Frame 1 (no input): blank canvas, image omitted
Frame 60 (the mouse pressed at the canvas centre just before this capture): blank canvas, image omitted
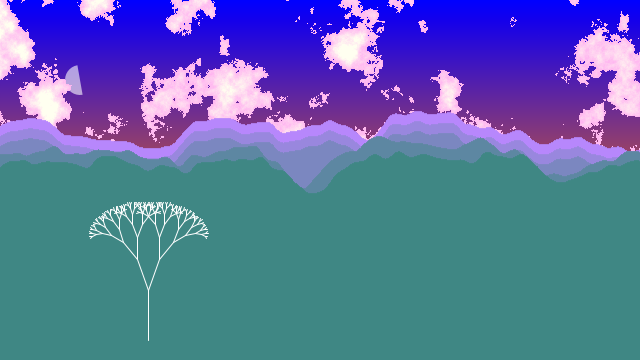
Frame 120 (the mouse held since frame 60 and released just before this capture)

The Processing sketch whose frames 1 and 60 were blank and that drew this single picture after the mouse press (run headless with seeded random() and noise(); from frame 60 on, the mouse is pressed at the canvas centre):

// Processing sketch: processing_9915
// ── processing_9915.pde

float theta;
float increment=.02;
float ran;
void setup(){
   size(640, 360);
  background(0);
}
void draw(){
  if (mousePressed){
  noiseDetail(8,0.65f);
  ran=random(width/2-130,width/2+130);
  for(int i=0; i<height/2; i++) {//sky
    stroke(i,i/2-10,255-i);
    line(0, i, width, i);
  }
  noStroke();
  for(int i=0; i<40; i+=1) {//stars
    fill(255,random(255));
    ellipse(random(width),random(height/2),0.1,0.1);
  }

  for(int i=0; i<50; i+=1) {//sun
    fill(250,226,10,255-(255/50)*i);
    ellipse(ran,height/2,40+i,40+i);
  }
  fill(255,150); //moon
  arc(80,80,30,30,radians(80),radians(260));
  loadPixels();
  float xoff = 0.0; // clouds
  for (int x = 0; x < width; x++) {
    xoff += increment;    
    float yoff = 0.0;   
    for (int y = 0; y < height/2; y++) {
      yoff += increment;
      float bright = noise(xoff,yoff)*255;
      if(bright>180){
        pixels[x+y*width] = color(255,bright,240);
      }
    }
  }
  updatePixels();
  noiseDetail(3,0.5);//mountains
  float noiseScale=0.02;
  for(int i=0;i<122;i+=30){ 
    float rand=random(100);
    for(int x=0; x < width; x++) {
      float noiseVal = noise((rand+x)*noiseScale,rand*noiseScale);
      stroke(183-((183-23)/120)*i,135-((135-124)/120)*i,252-((252-19)/120)*i);
      line(x, noiseVal*80+i/3+height/2-80, x, height);
     }
  }
  smooth();//tree
  stroke(255);
  float a = (random(640) / (float) width) * 90f;
  theta = radians(a);
  translate(random(width/10,width-width/10),random (height-60,height));
  line(0,0,0,-50);
  translate(0,-50);
  branch(50);
 }
}
void branch(float h) {
  h *= 0.66;
  if (h > 2) {
    pushMatrix();    
    rotate(theta);   
    line(0, 0, 0, -h);  
    translate(0, -h);
    branch(h);      
    popMatrix();   
    pushMatrix();
    rotate(-theta);
    line(0, 0, 0, -h);
    translate(0, -h);
    branch(h);
    popMatrix();
  }
}
